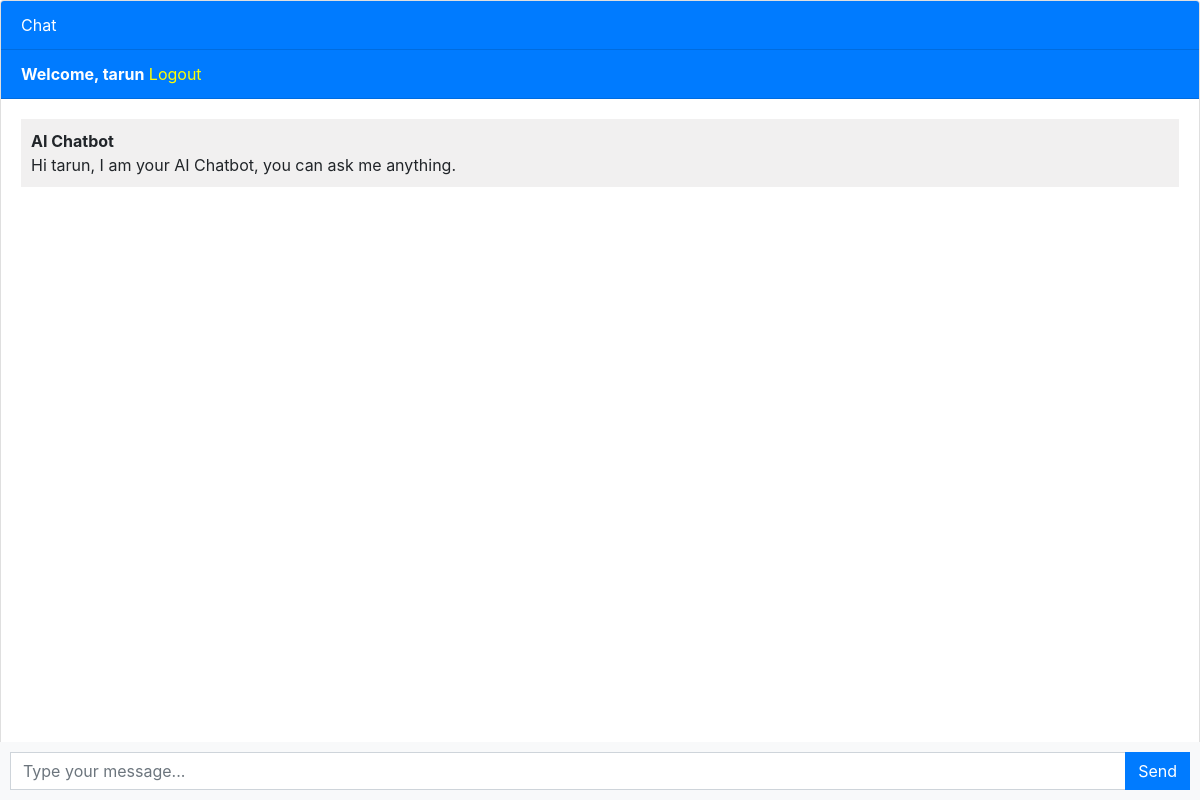
The page / (signed in) on the database as committed earlier.
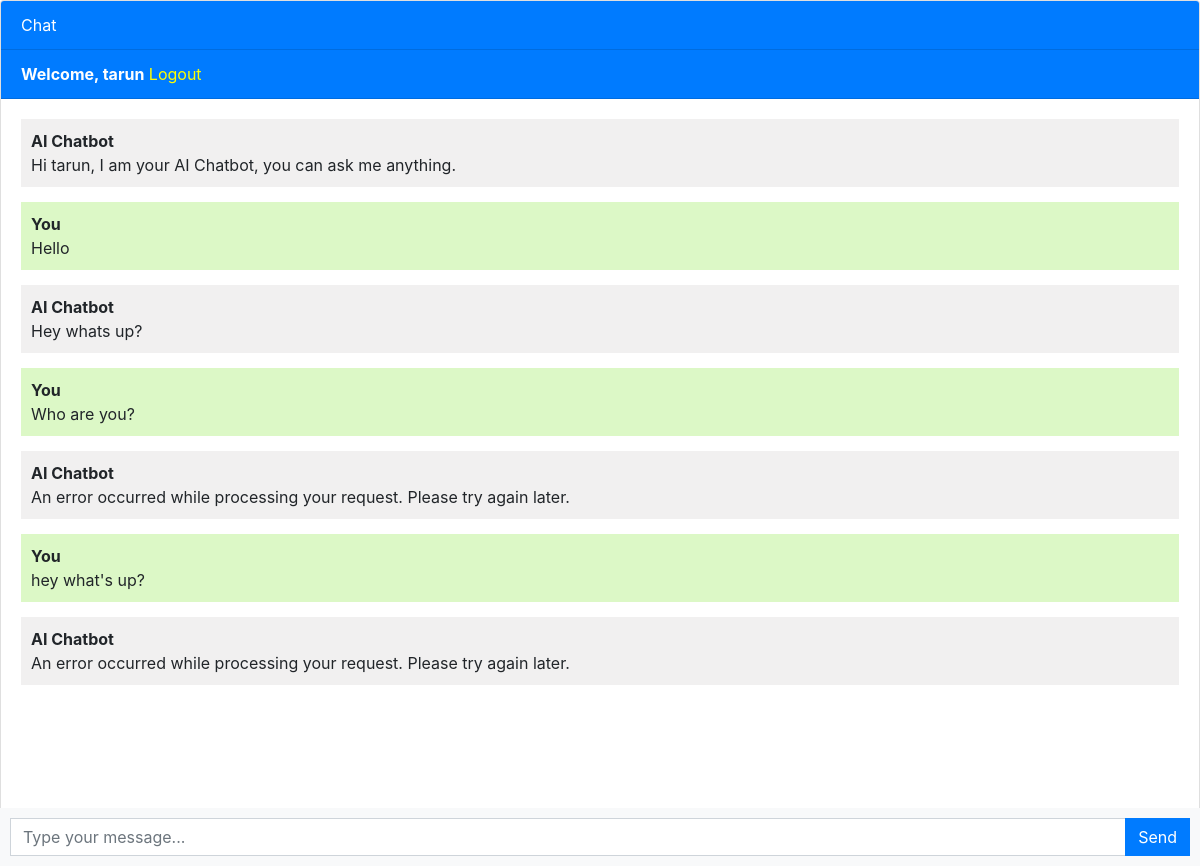
The same page on the database as committed later.
### chatgpt/models.py (models this page shows, shortened)
class Chat(models.Model):
    user = models.ForeignKey(User, on_delete=models.CASCADE)
    message = models.TextField()
    response = models.TextField()
    created_at = models.DateTimeField(auto_now_add=True)

### chatgpt/views.py (the view)
# urls.py: path('', include('chatgpt.urls'))
def chatgpt(request):
    chats = Chat.objects.filter(user=request.user)
    if request.method == "POST":
        message = request.POST.get('message')
        response = ask_openai(message)
        chat = Chat (user = request.user, message = message, response = response, created_at = timezone.now())
        chat.save()
        return JsonResponse({'message': message, 'response': response})
    return render(request, 'chatgpt.html', {'chats': chats})

### templates/chatgpt.html (shortened to what this page needs)
{% extends 'base.html' %}
{% block content %}
<div class="chat-container">
  <div class="card flex-grow-1">
    <div class="card-header bg-primary text-white">Chat</div>
    {% if user.is_authenticated %}
    <div class="card-header bg-primary text-white"><b>Welcome, {{user.username}}</b>   <a style="color: yellow;" href="logout">Logout</a></div>
    {% else %}
    <div class="card-header bg-primary text-white"><a style="color: yellow" href="login">Login</a>   <a style="color: yellow;" href="register">Register</a></div>
    {% endif %}
    <div class="card-body messages-box">
      <ul class="list-unstyled messages-list">
        <li class="message received">
          <div class="message-text">
            <div class="message-sender">
              <b>AI Chatbot</b>
            </div>
            <div class="message-content">
              Hi {{user.username}}, I am your AI Chatbot, you can ask me anything.
            </div>
          </div>
        </li>
        {% for chat in chats %}
          {% if chat.user == request.user %}
            <li class="message sent">
          <div class="message-text">
            <div class="message-sender">
              <b>You</b>
            </div>
            <div class="message-content">
              {{chat.message}}
            </div>
          </div>
        </li>
        <li class="message received">
          <div class="message-text">
            <div class="message-sender">
              <b>AI Chatbot</b>
            </div>
            <div class="message-content">
              {{chat.response}}
            </div>
          </div>
        </li>
          {% endif %}
        {% endfor %}
      </ul>
    </div>
    <br><br>
    <br><br>
    <br><br>
  </div>
  <form class="message-form">
    <div class="input-group">
      <input type="text" class="form-control message-input" placeholder="Type your message...">
      <div class="input-group-append">
        <button type="submit" class="btn btn-primary btn-send">Send</button>
      </div>
    </div>
  </form>
</div>
{% endblock %}

### templates/base.html (shortened to what this page needs)
<!DOCTYPE html>
<html lang="en">
  <head>
    <link rel="stylesheet" href="https://stackpath.bootstrapcdn.com/bootstrap/4.3.1/css/bootstrap.min.css">
  </head>
  <body>
    {% block content %}{% endblock %}
  </body>
</html>

### templates/chatgpt.html (style rules this page uses)
body, html { height: 100%; }
.messages-box { flex: 1; overflow-y: auto; }
.messages-list { padding-left: 0; }
.message { margin-bottom: 15px; list-style: none; }
.message-text { padding: 10px; border-radius: 5px; }
.sent { background-color: #dcf8c6; align-self: flex-end; }
.received { background-color: #f1f0f0; align-self: flex-start; }
.message-form { display: flex; position: fixed; bottom: 0; left: 0; right: 0; padding: 10px; background-color: #f8f9fa; }
.message-input { flex: 1; border-radius: 0; border-right: none; }
.btn-send { border-radius: 0; }
.chat-container { height: 100%; display: flex; flex-direction: column; }

Rows that differ between the two databases and show on the page:
added Chat: message "Hello", response "Hey whats up?"
added Chat: message "Who are you?", response "An error occurred while processing your request. Please try again later."
added Chat: message "hey what's up?", response "An error occurred while processing your request. Please try again later."
